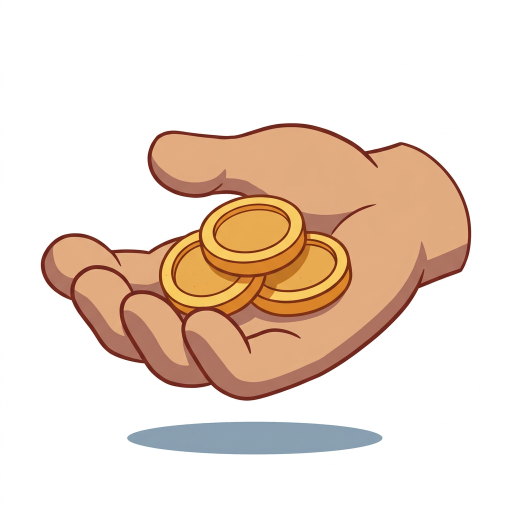
#> input picture assets_src/cards_new/g_coins.png, 1024 x 1024 px (shown at 1/2 size)
$ python -i cut_ui.py   (imports and definitions only)
#> lines starting #> are read from the running program, lines starting #| are printed output that depends on the picture
#!/usr/bin/env python3
"""Готовит рисованные вещи интерфейса для игры: берёт картинки из assets_src/ui_new, убирает белый фон,
делит картинку с несколькими вещами на отдельные, у карточки вырезает окно под рисунок и кладёт всё в web/assets/ui.
Заодно пишет web/assets/ui/ui.json: размер каждой вещи и края, которые при растягивании не меняются.
Значки показателей кладёт в web/assets/icons (body, mind, rep, gold).

Запуск из корня репозитория: python3 web/tools/cut_ui.py
Края (поле SLICE) подобраны на глаз по картинкам 22.11.2026. Новая картинка — проверь края заново:
python3 web/tools/cut_ui.py --preview папка  — нарисует, как каждая вещь растягивается.
Нужны Pillow, numpy и scipy."""
import json, os, sys

import numpy as np
from PIL import Image
from scipy import ndimage as ndi

sys.path.insert(0, os.path.dirname(os.path.abspath(__file__)))
from cut_bg import cut  # noqa: E402

ROOT = os.path.join(os.path.dirname(os.path.abspath(__file__)), "..", "..")
# ui_new — первый набор (ui_*), ui_new2 — набор по наброску «Сцена с героями» (k_*, решение П32)
SRCS = [os.path.join(ROOT, "assets_src", "ui_new"), os.path.join(ROOT, "assets_src", "ui_new2")]
OUT = os.path.join(ROOT, "web", "assets", "ui")
ICONS = os.path.join(ROOT, "web", "assets", "icons")
MAX = 1100  # длинная сторона готовой вещи

# Картинки, на которых несколько вещей: в каком порядке они лежат и как их назвать.
# order: "rows" — сверху вниз, "cols" — слева направо, "grid" — по строкам слева направо.
SPLIT = {
    "ui_buttons": ("rows", ["ui_btn_wood", "ui_btn_green"]),
    "ui_plate_ribbon": ("rows", ["ui_plate", "ui_ribbon"]),
    "ui_stamps": ("cols", ["ui_stamp_great", "ui_stamp_ok", "ui_stamp_shame"]),
    "ui_icons": ("grid", ["icon_body", "icon_mind", "icon_rep", "icon_gold"]),
    # новые значки (ui_new2 режется после ui_new, поэтому они заменяют старые)
    "ui_icons2": ("grid", ["icon_body", "icon_mind", "icon_rep", "icon_gold"]),
    # значки, которые прислал автор («вот отсюда смело бери верхние иконки»): верхний ряд его листа
    # refs/ui_mock/primer_ikonki.png; режется после ui_icons2 и заменяет его; звезда — метка особого выбора
    "ui_icons3": ("cols", ["icon_body", "icon_mind", "icon_rep", "icon_gold", "icon_star"]),
}
# Края, которые не растягиваются, в долях от ширины (слева, справа) и высоты (сверху, снизу) готовой вещи.
SLICE = {
    "ui_sheet": (0.05, 0.05, 0.16, 0.2),
    "ui_card": None,           # карточка не растягивается по частям: её окно должно остаться на месте
    "ui_shelf": None,
    "ui_badge": (0.2, 0.2, 0.2, 0.1),
    "ui_board": (0.22, 0.22, 0.12, 0.08),
    "ui_btn_wood": (0.12, 0.12, 0.3, 0.38),
    "ui_btn_green": (0.12, 0.12, 0.3, 0.38),
    "ui_plate": (0.18, 0.18, 0.32, 0.4),
    "ui_ribbon": (0.16, 0.16, 0.32, 0.4),
    "ui_note": None,
    "ui_system": (0.1, 0.1, 0.16, 0.16),
    "ui_result": (0.08, 0.28, 0.28, 0.14),  # печать в правом верхнем углу целиком внутри угла
    "ui_stamp_great": (0.12, 0.12, 0.25, 0.25),
    "ui_stamp_ok": (0.12, 0.12, 0.25, 0.25),
    "ui_stamp_shame": (0.12, 0.12, 0.25, 0.25),
    # набор по наброску «Сцена с героями»
    "k_panel": (0.1, 0.1, 0.2, 0.2),
    "k_namesign": (0.3, 0.3, 0.3, 0.35),  # листья на концах целиком в неподвижных краях
    "k_ribbon": (0.2, 0.2, 0.3, 0.3),
    "k_card": None,
    "k_token": None,
    "k_shelf": None,
    "k_stats": None,
    "k_board": (0.2, 0.2, 0.12, 0.12),
    "k_panel2": (0.05, 0.05, 0.14, 0.14),  # тонкая рама окна диалога: латунь только в углах
    "k_avatar": None,
    "k_card2": None,  # карточка по примеру автора: доски, заклёпки, окно 1:1, табличка под текст
    "k_card2_gold": None,  # особая: та же, золотая, с печатью
    "k_slot2": None,
    "k_slot3": None,  # ячейка предмета без заклёпок, под цвет дерева карточек: прислал автор (снимок из Фигмы)
    "k_avatar_round": None,  # круглая рамка аватара, по форме портрета в кольце из Hades II  # закруглённая ячейка уникальной карточки, как иконки даров в Hades
    "k_slot": None,
    "k_btn": (0.2, 0.2, 0.3, 0.35),
    "k_btn_green": (0.2, 0.2, 0.3, 0.35),
}
WINDOW = {"ui_card", "k_card", "k_row", "k_avatar", "k_card2", "k_card2_gold", "k_slot2", "k_avatar_round", "k_slot3"}
# чертёж «системы»: светящиеся линии на чёрном, фон не вырезаем (в игре чёрное пропадает при сложении цветов)
BLACK = {"b_frame": None, "b_panel": (0.14, 0.14, 0.26, 0.26)}  # у этих вещей окно под рисунок делается прозрачным


# [78 lines left out: functions parts, window, line_width, not called in this run]


def inner_rect(im):
    """Ровная светлая середина вещи (пергамент в раме): её рамка в точках картинки."""
    arr = np.asarray(im).astype(float)
    h, w = arr.shape[:2]
    rgb = ndi.uniform_filter(arr[..., :3], size=(11, 11, 1))
    seed = rgb[h // 2, w // 2]
    near = (np.abs(rgb - seed).sum(axis=2) < 55) & (arr[..., 3] > 200)
    lab, _ = ndi.label(near)
    reg = ndi.binary_fill_holes(lab == lab[h // 2, w // 2])
    ys, xs = np.nonzero(reg)
    return [int(xs.min()), int(ys.min()), int(xs.max() - xs.min() + 1), int(ys.max() - ys.min() + 1)]


# [129 lines left out: functions nine, main, not called in this run]


# [2 lines not run here, left out]

>>> import cv2
>>> picture = cv2.imread('../../assets_src/cards_new/g_coins.png', cv2.IMREAD_GRAYSCALE)
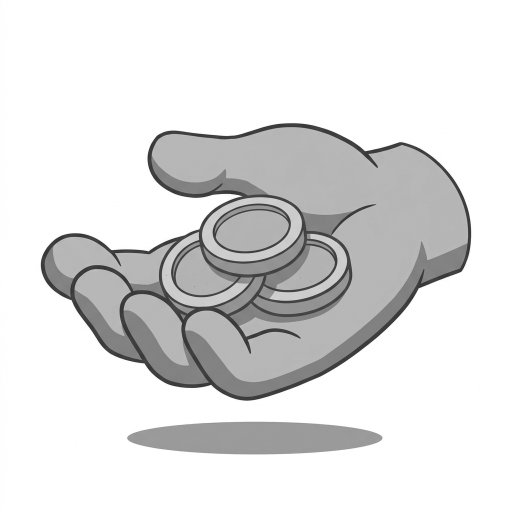
#> picture: shape (1024, 1024) (shown at 1/2 size); min 40, max 255, mean 223.9
>>> result = inner_rect(picture)
#> (the run stopped early here; a loop or call above may not have finished)

$ run again, on assets_src/cards_new/g_shout.png
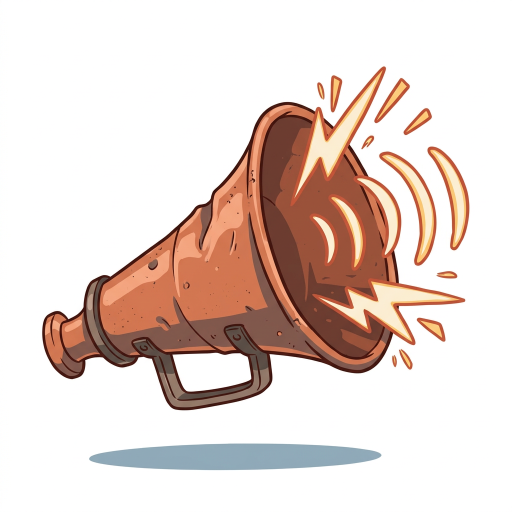
#> input picture assets_src/cards_new/g_shout.png, 1024 x 1024 px (shown at 1/2 size)
#> `picture = cv2.imread('../../assets_src/cards_new/g_coins.png', cv2.IMR..`:
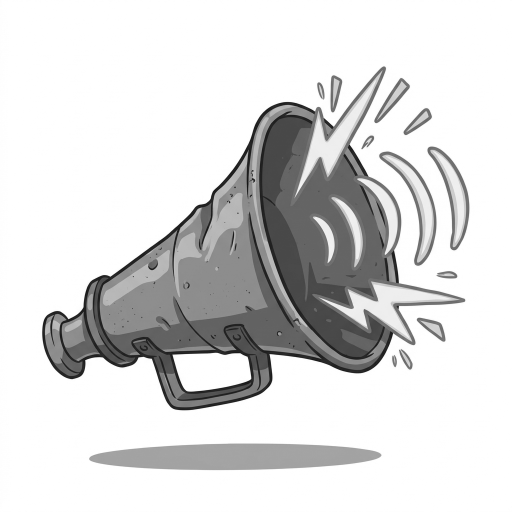
#> picture: shape (1024, 1024) (shown at 1/2 size); min 14, max 255, mean 218.1

$ run again, on assets_src/cards_new/g_sing.png
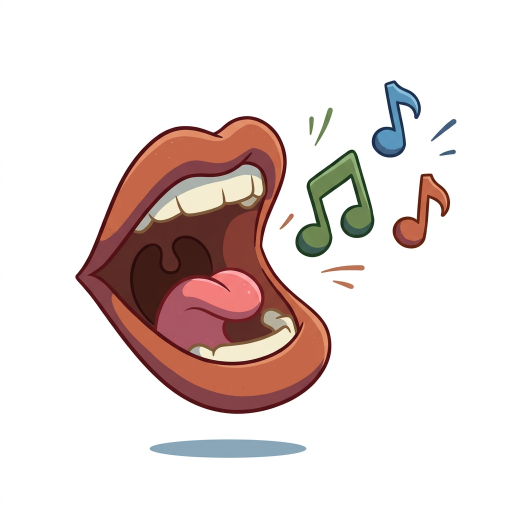
#> input picture assets_src/cards_new/g_sing.png, 1024 x 1024 px (shown at 1/2 size)
#> `picture = cv2.imread('../../assets_src/cards_new/g_coins.png', cv2.IMR..`:
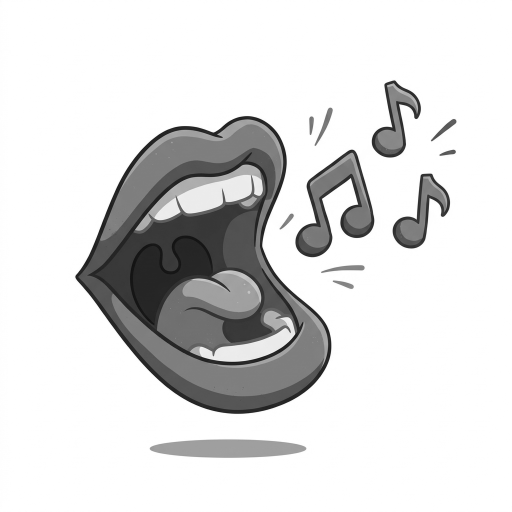
#> picture: shape (1024, 1024) (shown at 1/2 size); min 15, max 255, mean 220.8

$ run again, on assets_src/cards_new/g_sleep.png
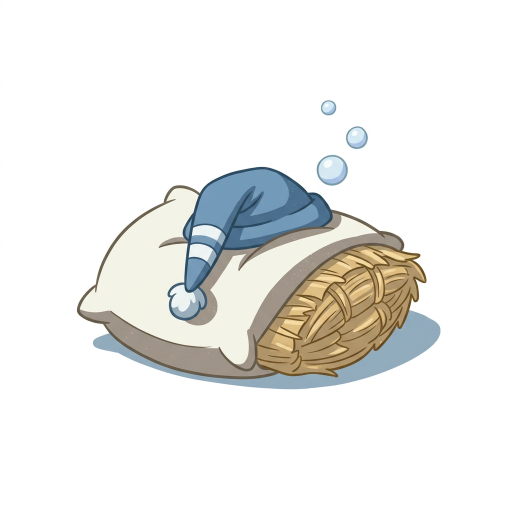
#> input picture assets_src/cards_new/g_sleep.png, 1024 x 1024 px (shown at 1/2 size)
#> `picture = cv2.imread('../../assets_src/cards_new/g_coins.png', cv2.IMR..`:
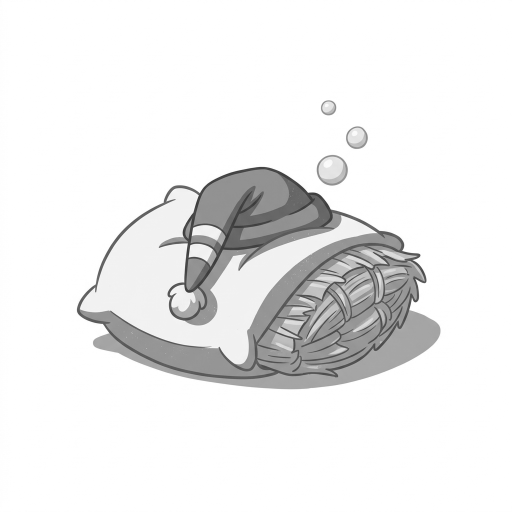
#> picture: shape (1024, 1024) (shown at 1/2 size); min 49, max 255, mean 236.4
